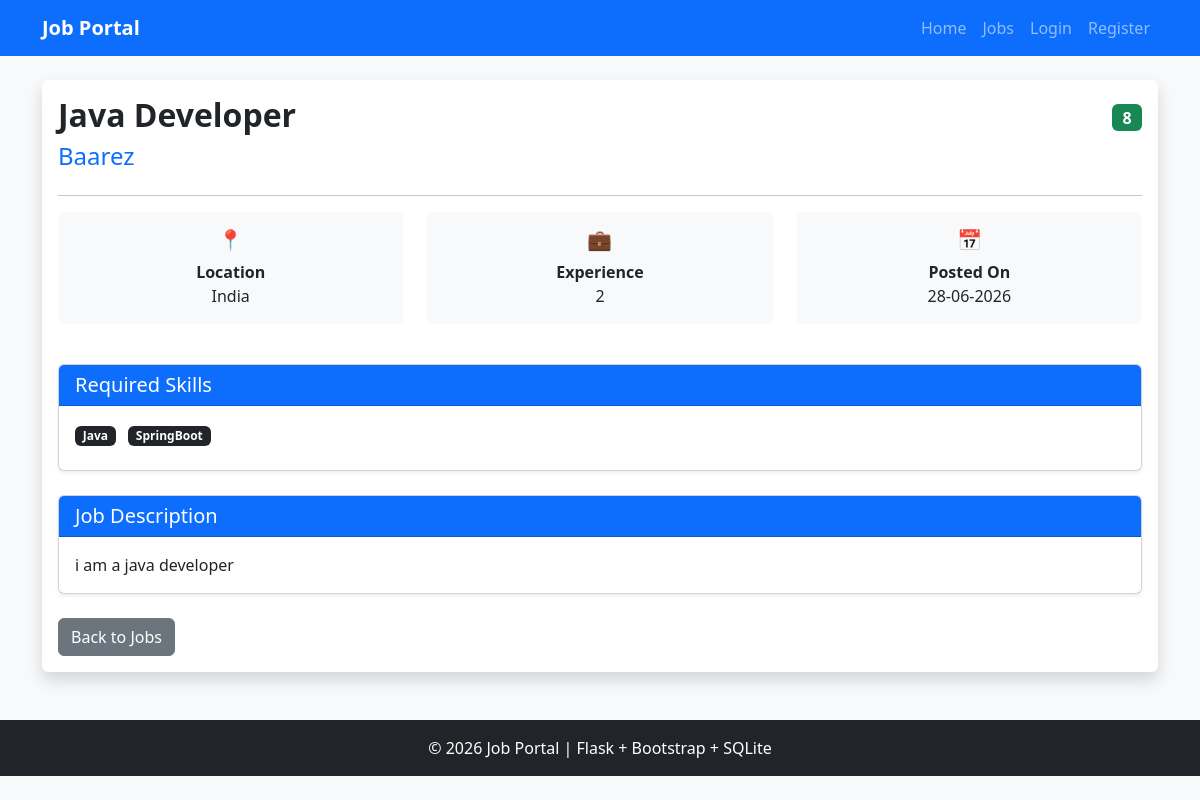
The page /job/4 on the database its author committed.
### tables this page shows
CREATE TABLE jobs
    (
        id INTEGER PRIMARY KEY AUTOINCREMENT,

        employer_id INTEGER NOT NULL,

        company_name TEXT NOT NULL,

        job_title TEXT NOT NULL,

        location TEXT NOT NULL,

        experience TEXT NOT NULL,

        salary TEXT NOT NULL,

        skills TEXT NOT NULL,

        description TEXT NOT NULL,

        posted_date TEXT NOT NULL,

        FOREIGN KEY (employer_id)
        REFERENCES users(id)
    );

### app.py (the view)
@app.route("/job/<int:job_id>")
def job_details(job_id):
    job = get_job_by_id(job_id)
    if not job:
        flash("Job not found.", "danger")
        return redirect(url_for("jobs"))
    return render_template(
        "job_details.html",
        job=job
    )

### database.py (called while the page is built)
def get_connection():
    conn = sqlite3.connect(DATABASE_NAME)
    conn.row_factory = sqlite3.Row
    return conn

def get_job_by_id(job_id):
    conn = get_connection()
    job = conn.execute("""
    SELECT *
    FROM jobs
    WHERE id = ?
    """,
    (job_id,)
    ).fetchone()
    conn.close()
    return job

### templates/job_details.html (shortened to what this page needs)
{% extends "base.html" %}
{% block content %}
<div class="card shadow border-0">
    <div class="card-body">
        <div class="d-flex justify-content-between align-items-start flex-wrap">
            <div>
                <h2 class="fw-bold">
                    {{ job["job_title"] }}
                </h2>
                <h4 class="text-primary">
                    {{ job["company_name"] }}
                </h4>
            </div>
            <span class="badge bg-success fs-6 mt-2">
                {{ job["salary"] }}
            </span>
        </div>
        <hr>
        <div class="row mb-4">
            <div class="col-md-4 mb-3">
                <div class="card bg-light border-0 h-100">
                    <div class="card-body text-center">
                        <h5>📍</h5>
                        <strong>Location</strong>
                        <br>
                        {{ job["location"] }}
                    </div>
                </div>
            </div>
            <div class="col-md-4 mb-3">
                <div class="card bg-light border-0 h-100">
                    <div class="card-body text-center">
                        <h5>💼</h5>
                        <strong>Experience</strong>
                        <br>
                        {{ job["experience"] }}
                    </div>
                </div>
            </div>
            <div class="col-md-4 mb-3">
                <div class="card bg-light border-0 h-100">
                    <div class="card-body text-center">
                        <h5>📅</h5>
                        <strong>Posted On</strong>
                        <br>
                        {{ job["posted_date"] }}
                    </div>
                </div>
            </div>
        </div>
        <div class="card shadow-sm mb-4">
            <div class="card-header bg-primary text-white">
                <h5 class="mb-0">
                    Required Skills
                </h5>
            </div>
            <div class="card-body">
                {% for skill in job["skills"].split(",") %}
                    <span class="badge bg-dark me-2 mb-2">
                        {{ skill.strip() }}
                    </span>
                {% endfor %}
            </div>
        </div>
        <div class="card shadow-sm mb-4">
            <div class="card-header bg-primary text-white">
                <h5 class="mb-0">
                    Job Description
                </h5>
            </div>
            <div class="card-body">
                <p class="mb-0">
                    {{ job["description"] }}
                </p>
            </div>
        </div>
        <div class="d-flex flex-wrap gap-2">
            <a
                href="{{ url_for('jobs') }}"
                class="btn btn-secondary">
                Back to Jobs
            </a>
        </div>
    </div>
</div>
{% endblock %}

### rows shown on the page
jobs: job_title "Java Developer", company_name "Baarez", salary "8", location "India", experience "2", posted_date "28-06-2026", description "i am a java developer"

### other values the page prints
{{ skill.strip() }} "Java" "SpringBoot"
